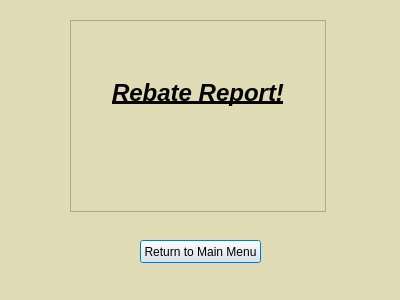
<?xml version="1.0" encoding="UTF-8"?>
<ui version="4.0">
 <class>rebateReport</class>
 <widget class="QDialog" name="rebateReport">
  <property name="geometry">
   <rect>
    <x>0</x>
    <y>0</y>
    <width>400</width>
    <height>300</height>
   </rect>
  </property>
  <property name="palette">
   <palette>
    <active>
     <colorrole role="Base">
      <brush brushstyle="SolidPattern">
       <color alpha="255">
        <red>255</red>
        <green>255</green>
        <blue>255</blue>
       </color>
      </brush>
     </colorrole>
     <colorrole role="Window">
      <brush brushstyle="SolidPattern">
       <color alpha="255">
        <red>223</red>
        <green>219</green>
        <blue>180</blue>
       </color>
      </brush>
     </colorrole>
    </active>
    <inactive>
     <colorrole role="Base">
      <brush brushstyle="SolidPattern">
       <color alpha="255">
        <red>255</red>
        <green>255</green>
        <blue>255</blue>
       </color>
      </brush>
     </colorrole>
     <colorrole role="Window">
      <brush brushstyle="SolidPattern">
       <color alpha="255">
        <red>223</red>
        <green>219</green>
        <blue>180</blue>
       </color>
      </brush>
     </colorrole>
    </inactive>
    <disabled>
     <colorrole role="Base">
      <brush brushstyle="SolidPattern">
       <color alpha="255">
        <red>223</red>
        <green>219</green>
        <blue>180</blue>
       </color>
      </brush>
     </colorrole>
     <colorrole role="Window">
      <brush brushstyle="SolidPattern">
       <color alpha="255">
        <red>223</red>
        <green>219</green>
        <blue>180</blue>
       </color>
      </brush>
     </colorrole>
    </disabled>
   </palette>
  </property>
  <property name="windowTitle">
   <string>Dialog</string>
  </property>
  <widget class="QTextBrowser" name="textBrowser">
   <property name="geometry">
    <rect>
     <x>70</x>
     <y>20</y>
     <width>256</width>
     <height>192</height>
    </rect>
   </property>
   <property name="palette">
    <palette>
     <active>
      <colorrole role="Base">
       <brush brushstyle="SolidPattern">
        <color alpha="255">
         <red>223</red>
         <green>219</green>
         <blue>180</blue>
        </color>
       </brush>
      </colorrole>
     </active>
     <inactive>
      <colorrole role="Base">
       <brush brushstyle="SolidPattern">
        <color alpha="255">
         <red>223</red>
         <green>219</green>
         <blue>180</blue>
        </color>
       </brush>
      </colorrole>
     </inactive>
     <disabled>
      <colorrole role="Base">
       <brush brushstyle="SolidPattern">
        <color alpha="255">
         <red>223</red>
         <green>219</green>
         <blue>180</blue>
        </color>
       </brush>
      </colorrole>
     </disabled>
    </palette>
   </property>
   <property name="html">
    <string>&lt;!DOCTYPE HTML PUBLIC &quot;-//W3C//DTD HTML 4.0//EN&quot; &quot;http://www.w3.org/TR/REC-html40/strict.dtd&quot;&gt;
&lt;html&gt;&lt;head&gt;&lt;meta name=&quot;qrichtext&quot; content=&quot;1&quot; /&gt;&lt;style type=&quot;text/css&quot;&gt;
p, li { white-space: pre-wrap; }
&lt;/style&gt;&lt;/head&gt;&lt;body style=&quot; font-family:'MS Shell Dlg 2'; font-size:8.25pt; font-weight:400; font-style:normal;&quot;&gt;
&lt;p align=&quot;center&quot; style=&quot;-qt-paragraph-type:empty; margin-top:0px; margin-bottom:0px; margin-left:0px; margin-right:0px; -qt-block-indent:0; text-indent:0px;&quot;&gt;&lt;br /&gt;&lt;/p&gt;
&lt;p align=&quot;center&quot; style=&quot;-qt-paragraph-type:empty; margin-top:0px; margin-bottom:0px; margin-left:0px; margin-right:0px; -qt-block-indent:0; text-indent:0px; font-size:18pt; font-weight:600; font-style:italic; text-decoration: underline;&quot;&gt;&lt;br /&gt;&lt;/p&gt;
&lt;p align=&quot;center&quot; style=&quot;-qt-paragraph-type:empty; margin-top:0px; margin-bottom:0px; margin-left:0px; margin-right:0px; -qt-block-indent:0; text-indent:0px;&quot;&gt;&lt;br /&gt;&lt;/p&gt;
&lt;p align=&quot;center&quot; style=&quot; margin-top:0px; margin-bottom:0px; margin-left:0px; margin-right:0px; -qt-block-indent:0; text-indent:0px;&quot;&gt;&lt;span style=&quot; font-size:18pt; font-weight:600; font-style:italic; text-decoration: underline;&quot;&gt;Rebate Report!&lt;/span&gt;&lt;/p&gt;
&lt;p align=&quot;center&quot; style=&quot;-qt-paragraph-type:empty; margin-top:0px; margin-bottom:0px; margin-left:0px; margin-right:0px; -qt-block-indent:0; text-indent:0px; font-size:18pt; font-weight:600; font-style:italic; text-decoration: underline;&quot;&gt;&lt;br /&gt;&lt;/p&gt;&lt;/body&gt;&lt;/html&gt;</string>
   </property>
  </widget>
  <widget class="QPushButton" name="pushButton">
   <property name="geometry">
    <rect>
     <x>140</x>
     <y>240</y>
     <width>121</width>
     <height>23</height>
    </rect>
   </property>
   <property name="text">
    <string>Return to Main Menu</string>
   </property>
  </widget>
  <widget class="QLabel" name="label">
   <property name="geometry">
    <rect>
     <x>0</x>
     <y>230</y>
     <width>71</width>
     <height>81</height>
    </rect>
   </property>
   <property name="text">
    <string/>
   </property>
   <property name="pixmap">
    <pixmap>assets/TeamDirtSolo.png</pixmap>
   </property>
   <property name="scaledContents">
    <bool>true</bool>
   </property>
  </widget>
 </widget>
 <resources/>
 <connections/>
</ui>
